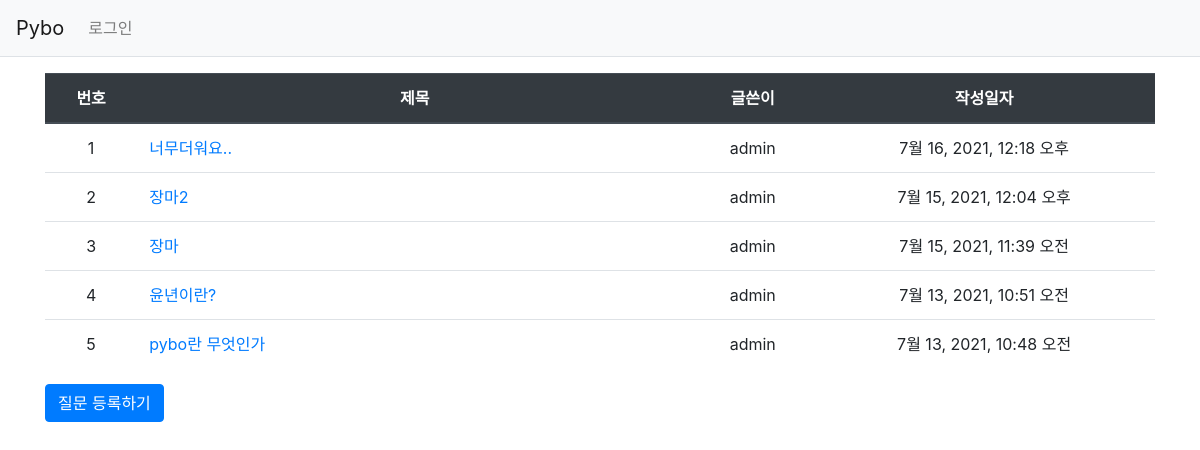
Page /pybo/ on the earlier database version.
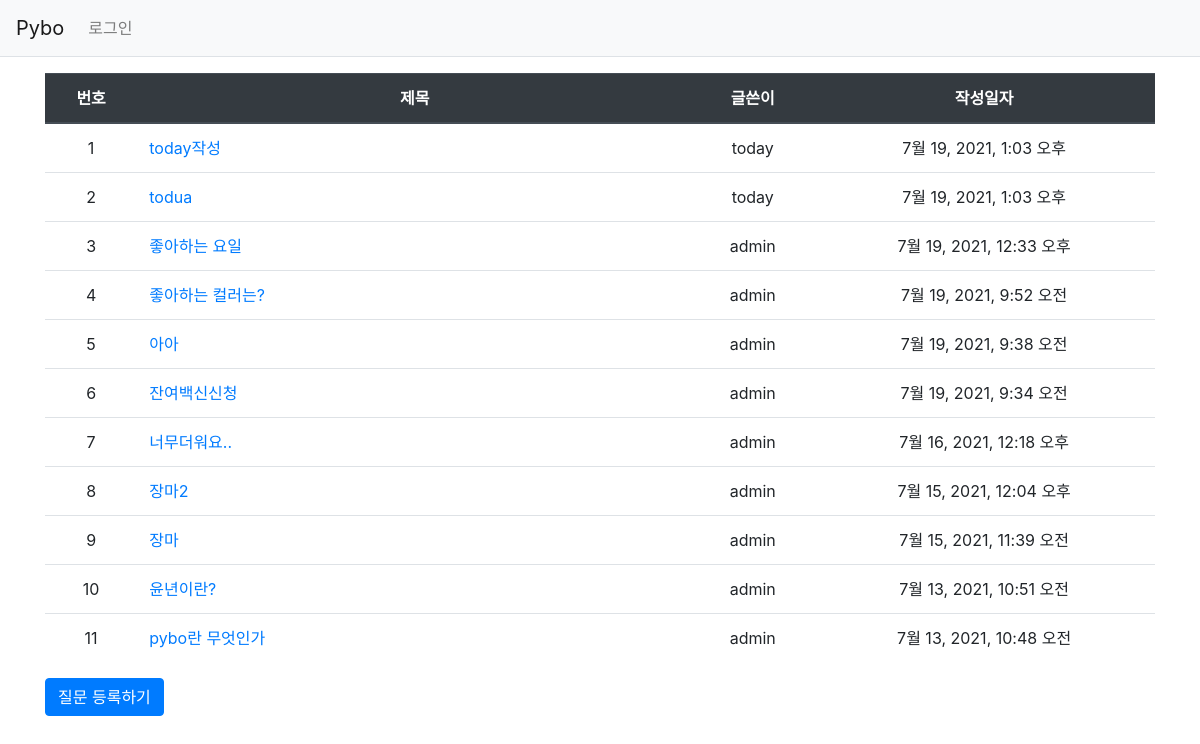
Same page on the later database version.
### pybo/models.py (models this page shows, shortened)
class Question(models.Model):
    author = models.ForeignKey(User, on_delete=models.CASCADE)
    subject = models.CharField(max_length=200)
    content = models.TextField()
    create_date = models.DateTimeField()

### pybo/views.py (the view)
# urls.py: path('', views.index, name='index'),
def index(request):
    question_list = Question.objects.order_by('-create_date')
    context = {'question_list': question_list}
    return render(request, 'pybo/question_list.html', context)

### templates/pybo/question_list.html
{% extends 'base.html' %}
{% block content %}
<div class="container my-3">
  <table class="table">
    <thead>
      <tr class="thead-dark text-center">
        <th>번호</th>
        <th style="width: 50%">제목</th>
        <th>글쓴이</th>
        <th>작성일자</th>
      </tr>
    </thead>
    <tbody>
    {% if question_list %}
        {% for question in question_list %}
            <tr class="text-center">
                <td>{{ forloop.counter }}</td>
                <td class="text-left"><a href="{% url 'pybo:detail' question.id %}">{{ question.subject }}</a></td>
                <td>{{ question.author.username }}</td>
                <td>{{ question.create_date }}</td>
            </tr>
        {% endfor %}
    {% else %}
        <tr>
            <td colspan="3">질문이 없습니다.</td>
        </tr>
    {% endif %}
    </tbody>
  </table>
  <a href="{% url 'pybo:question_create' %}" class="btn btn-primary">질문 등록하기</a>
</div>
{% endblock %}

### templates/base.html (shortened to what this page needs)
{% load static %}
<!DOCTYPE html>
<html lang="kr">
<head>
    <link rel="stylesheet" href="{% static 'pybo/style.css' %}">
    <link rel="stylesheet" href="{% static 'pybo/bootstrap.css' %}">
</head>
<body>
{% include 'navbar.html' %}
{% block content %}{% endblock %}
</body>
</html>

### templates/navbar.html (shortened to what this page needs)
<nav class="navbar navbar-expand-lg navbar-light bg-light border-bottom">
    <a class="navbar-brand" href="{% url 'pybo:index' %}">Pybo</a>
    <div class="collapse navbar-collapse flex-grow-0" id="navbarNav">
        <ul class="navbar-nav">
            <li class="nav-item">
                {% if user.is_authenticated %}
                    <a class="nav-link" href="{% url 'common:logout' %}">{{ user.username }}(로그아웃)</a>
                {% else %}
                    <a class="nav-link" href="{% url 'common:login' %}">로그인</a>
                {% endif %}
            </li>
        </ul>
    </div>
</nav>

Differences in the rows shown:
added Question: subject "today작성", author.username "today", create_date "7월 19, 2021, 1:03 오후"
added Question: subject "todua", author.username "today", create_date "7월 19, 2021, 1:03 오후"
added Question: subject "좋아하는 요일", author.username "admin", create_date "7월 19, 2021, 12:33 오후"
added Question: subject "좋아하는 컬러는?", author.username "admin", create_date "7월 19, 2021, 9:52 오전"
added Question: subject "아아", author.username "admin", create_date "7월 19, 2021, 9:38 오전"
added Question: subject "잔여백신신청", author.username "admin", create_date "7월 19, 2021, 9:34 오전"
